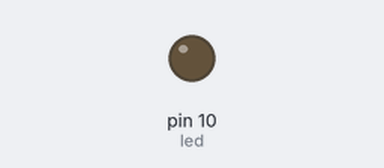
Recording of a sketch running on a simulated Arduino Uno, built with avr-gcc and run on an emulated ATmega328P. On the bench: output pins drawn as LEDs (lit = HIGH).

Above: at 0.05 s.
At 1.15 s:
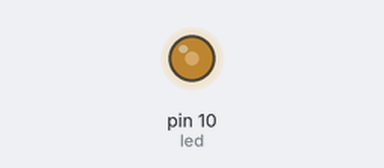
At 2.3 s:
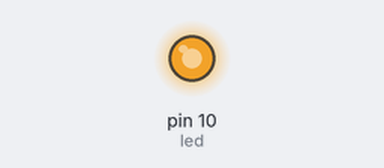
At 4.55 s:
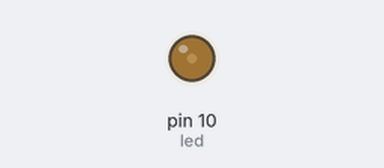
Timing chart, 0 to 6.5 s (numbered marks = the images above):
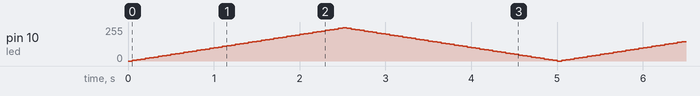

The sketch:

2-49-1.ino
```cpp
const int led = 10;
int brightness = 0;
int lighten = 5;
int flag = 0;
void setup() {
  // put your setup code here, to run once:

}

void loop() {
  // put your main code here, to run repeatedly:
  analogWrite(led, brightness);
  if(flag == 0)
    brightness = brightness + lighten;
  else
    brightness -= lighten;
  if(brightness ==250)
    flag = 1;
  else if (brightness == 0)
    flag = 0;
  delay(50);

}
```
